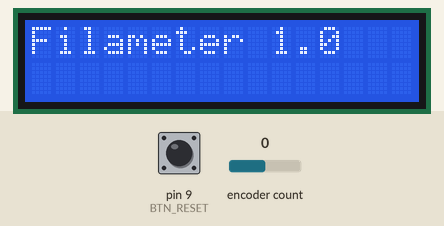
Recording of a sketch running on a simulated Arduino Uno, built with avr-gcc and run on an emulated ATmega328P. On the bench: 16×2 character LCD. The inputs (shaded band) are chosen by the test bench; at power-on: pin 9 (BTN_RESET) HIGH, encoder count 0. EEPROM starts erased; what the sketch prints to the serial monitor is not drawn.

Above: at 0.8 s.
0.9 s: pin 9 (BTN_RESET) pulled LOW for 1 s
At 1.8 s:
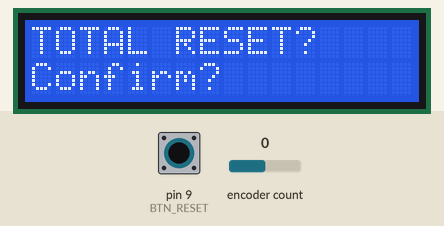
3.4 s: pin 9 (BTN_RESET) pulled LOW for 0.15 s
At 4.7 s:
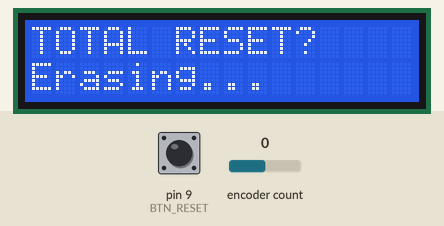
6.5 s: encoder count set to 1
9.5 s: encoder count set to 2
At 11.1 s:
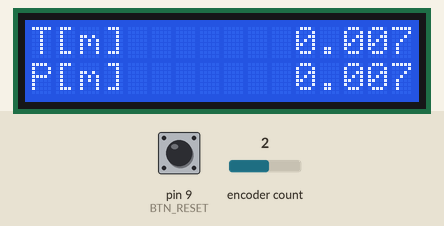
11.4 s: encoder count set to 3
At 12.4 s:
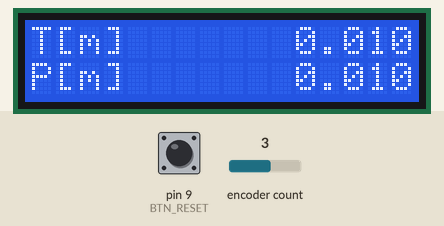
Timing chart, 0 to 13.9 s (numbered marks = the images above; inputs shaded):
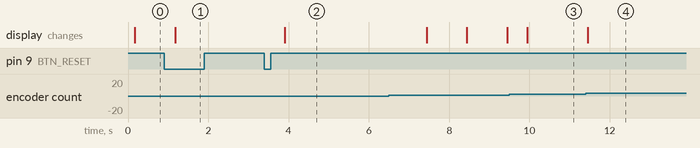

Measured:
- after the input at 0.9 s, the display: changes after 0.28 s (image 1)
- after the input at 3.4 s, the display: changes after 0.50 s (image 2)
- after the input at 9.5 s, the display: changes after 0.45 s (image 3)
- after the input at 11.4 s, the display: changes after 0.05 s (image 4)

The sketch:

optenc.ino
```cpp
// include the library code:
#include <Encoder.h>
#include <LiquidCrystal.h>
#include "WearLevelling.h"

//pin connections
#define ENC_A 2
#define ENC_B 3
#define LCD_RS A1
#define LCD_EN A0
#define LCD_D4 10
#define LCD_D5 11
#define LCD_D6 12
#define LCD_D7 13
#define BTN_RESET 9

//how may millimeters of filament per encoder revolution
#define MM_PER_REV 66.0f

//how many encoder ticks per revolution
//depends on your encoer
#define TICKS_PER_REV 80.0f

//eeprom saving ticks interval
#define TICKS_BETWEEN_EEPROM_SAVE 80
//save anyway to eeprom after inactivity
#define IDLE_TIME_EEPROM_SAVE_MS 60000

#define MM_PER_TICK			MM_PER_REV/TICKS_PER_REV
#define METERS_PER_TICK		MM_PER_TICK/1000.0f

//this struct will be written in the EEPROM
struct MyEEPROMData
{
	long a = 0;
	long b = 0;
};

long ticks_at_last_save = 0;
long curr_enc_count = 0;
long initial_tot_len_ticks = 0;
long initial_part_len_ticks = 0;
long tot_len_ticks = 0;
long part_len_ticks = 0;
unsigned long timer_display = 0;
unsigned long last_save_millis = 0;

LiquidCrystal lcd(LCD_RS, LCD_EN, LCD_D4, LCD_D5, LCD_D6, LCD_D7);
Encoder myEnc(ENC_A, ENC_B);
E2WearLevelling WL;
MyEEPROMData myData;

void setup()
{
	lcd.begin(16, 2);
	Serial.begin(115200);
	pinMode(BTN_RESET, INPUT_PULLUP);
	delay(100);

	lcd.print(F("Filameter 1.0"));
	WL.init();
	delay(1000);
	lcd.clear();

	if (!digitalRead(BTN_RESET))
	{
		lcd.print(F("TOTAL RESET?"));
		lcd.setCursor(0, 1);
		lcd.print(F("Confirm?"));

		delay(500);
		while (!digitalRead(BTN_RESET)) { ; }
		delay(500);
		while (digitalRead(BTN_RESET)) { ; }
		delay(500);

		lcd.setCursor(0, 1);
		lcd.print(F("Erasing..."));

		tot_len_ticks = 0;
		part_len_ticks = 0;
		myEnc.write(0);
		WL.format();

		myData.a = 0;
		myData.b = 0;
		WL.writeToEEPROM(&myData, sizeof(MyEEPROMData));

		lcd.setCursor(0, 1);
		lcd.print(F("Done.     "));

		delay(1000);
		lcd.clear();
	}

	lcd.setCursor(0, 2);
	lcd.print(F("Resuming..."));
	delay(1000);
	if (WL.readFromEEPROM(&myData, sizeof(MyEEPROMData)))
	{
		initial_tot_len_ticks = myData.a;
		initial_part_len_ticks = myData.b;
	}
	else
	{
		lcd.setCursor(0, 1);
		lcd.print(F("EEPROM read error"));
		lcd.setCursor(0, 2);
		lcd.print(F("please reset!"));
		while (1) {}
	}

	lcd.clear();
}

char lcd_buf[17];
char float_buf[17];
char spaces[17];

void loop()
{
	curr_enc_count = myEnc.read();

	tot_len_ticks = initial_tot_len_ticks + curr_enc_count;
	part_len_ticks = initial_part_len_ticks + curr_enc_count;

	if ((millis() - timer_display)>500)
	{
		timer_display = millis();

		lcd.setCursor(0, 0);
		dtostrf((float)(tot_len_ticks)*METERS_PER_TICK, 5, 3, float_buf);

		int i;
		for (i = 0; i < 16 - 4 - strlen(float_buf);i++) spaces[i] = ' ';
		spaces[i+1] = 0;

		sprintf(lcd_buf, "T[m]%s%s", spaces, float_buf);
		lcd.print(lcd_buf);

		lcd.setCursor(0, 1);
		dtostrf((float)(part_len_ticks)*METERS_PER_TICK, 5, 3, float_buf);

		for (i = 0; i < 16 - 4 - strlen(float_buf); i++) spaces[i] = ' ';
		spaces[i + 1] = 0;

		sprintf(lcd_buf, "P[m]%s%s", spaces, float_buf);
		lcd.print(lcd_buf);

		Serial.println(tot_len_ticks);

		if (!digitalRead(BTN_RESET))
		{
			initial_part_len_ticks = 0;
			initial_tot_len_ticks += curr_enc_count;
			part_len_ticks = 0;
			myEnc.write(0);

			myData.a = tot_len_ticks;
			myData.b = part_len_ticks;
			if (!WL.writeToEEPROM(&myData, sizeof(MyEEPROMData)))
			{
				lcd.clear();
				lcd.setCursor(0, 0);
				lcd.write(F("EEPROM write error!"));
			}
		}
	}

	long ticks_left_to_save = abs(curr_enc_count - ticks_at_last_save);
	int save_req = (ticks_left_to_save > TICKS_BETWEEN_EEPROM_SAVE) || ((ticks_left_to_save > 0) && (millis() - last_save_millis) > IDLE_TIME_EEPROM_SAVE_MS);
	if (save_req)
	{
		last_save_millis = millis();
		ticks_at_last_save = curr_enc_count;

		myData.a = tot_len_ticks;
		myData.b = part_len_ticks;
		if (!WL.writeToEEPROM(&myData, sizeof(MyEEPROMData)))
		{
			lcd.clear();
			lcd.setCursor(0, 0);
			lcd.write(F("EEPROM write error!"));
		}
	}
}
```

WearLevelling.h
```cpp
/*
Davide Di Gloria - davidedigloria87@gmail.com
May 2020

Byte-level Wear levelling utility for AVR's EEPROM.

Works by looking for a fixed 32bit header in eeprom data upon power up.
After each write operation, the base address is incremented by 1 byte, this will shift the stored data by 1 byte each time.
*/

#include <EEPROM.h>
#include <util/crc16.h>

#define WL_START_HEADER (uint32_t)0xA5AFFA5A

class E2WearLevelling
{
private:
	uint16_t currentBaseAddress = 0;
	uint8_t initOk = 0;

public:
	uint16_t getStartAddress() { return currentBaseAddress; }
	uint8_t isInitialized() { return initOk; }

	/*
	Call this on device reset or powerup.
	The whole eeprom is scanned to look for the start header.
	Once the header is found, its addess is saved and used for subsequent write operations.
	*/
	void init()
	{
		uint32_t readVal = 0;
		currentBaseAddress = 0;
		//scan EEPROM byte by byte looking for WL_START_HEADER
		for (uint16_t i = 0; i < E2END; i++)
		{
			readVal = eeprom_read_dword((uint32_t *)i);
			if (readVal == WL_START_HEADER)
			{
				currentBaseAddress = i;
				break;
			}
		}
		initOk = 1;
	}

	//Clear EEPROM contents and place the header
	//call this when things are messed up
	void format()
	{
		for (uint16_t i = 0; i < E2END; i++)
			eeprom_write_byte((uint8_t *)i, 0);
		eeprom_write_dword(0, WL_START_HEADER);
	}

	uint8_t writeToEEPROM(void* _data, uint16_t _dataSize)
	{
		uint16_t checksum = 0;
		if (!initOk) return 0;

		//increment starting address (wear levelling happens here)
		currentBaseAddress++;

		//if end address is bigger than EEPROM size, roll back to 0
		if (currentBaseAddress + _dataSize + sizeof(WL_START_HEADER) + sizeof(checksum) >= E2END)
			currentBaseAddress = 0;

		//write 4 bytes start pattern
		eeprom_write_dword((uint32_t*)currentBaseAddress, WL_START_HEADER);

		//write 2 byte 16 bit checksum of data
		checksum = calcCrc16(_data, _dataSize);
		eeprom_write_word((uint16_t*)(currentBaseAddress + sizeof(WL_START_HEADER)), checksum);

		//write actual data
		uint8_t *dataPtr = (uint8_t *)_data;
		for (int i = sizeof(WL_START_HEADER) + sizeof(uint16_t); i < _dataSize + sizeof(WL_START_HEADER)+ sizeof(uint16_t); i++)
			eeprom_write_byte((uint8_t *)(currentBaseAddress + i), *dataPtr++);

		return 1;
	}

	uint8_t readFromEEPROM(void* _data, uint16_t _dataSize)
	{
		if (!initOk) return 0;

		//check data stored in EEPROM
		if (checkDataOnEEPROM(_dataSize))
		{
			//read data from EEPROM
			uint8_t *dataPtr = (uint8_t *)_data;
			for (int i = sizeof(WL_START_HEADER) + sizeof(uint16_t); i < _dataSize + sizeof(WL_START_HEADER) + sizeof(uint16_t); i++)
				*dataPtr++ = eeprom_read_byte((uint8_t *)(i + currentBaseAddress));
			return 1;
		}
		else return 0;
	}

	//calculate and compare CRC16 on EEPROM data
	uint8_t checkDataOnEEPROM(uint16_t _dataSize)
	{
		if (!initOk) return 0;

		//read checksum stored on eeprom
		uint16_t storedChecksum = eeprom_read_word((uint16_t*)(currentBaseAddress + sizeof(WL_START_HEADER)));
		uint16_t dataChecksum = 0;

		//calculate checksum on stored data
		for (int i = sizeof(WL_START_HEADER) + sizeof(uint16_t); i < _dataSize + sizeof(WL_START_HEADER) + sizeof(uint16_t); i++)
		{
			uint8_t temp = eeprom_read_byte((uint8_t *)(i + currentBaseAddress));
			dataChecksum = _crc16_update(dataChecksum, temp);
		}
		return(dataChecksum == storedChecksum);
	}

	//calc CRC16 on SRAM data
	uint16_t calcCrc16(void* _data, uint16_t _dataSize)
	{
		uint16_t checksum = 0;
		uint8_t *dataPtr = (uint8_t *)_data;
		for (int i = 0; i < _dataSize; i++)
			checksum = _crc16_update(checksum, *dataPtr++);
		return checksum;
	}
};
```
